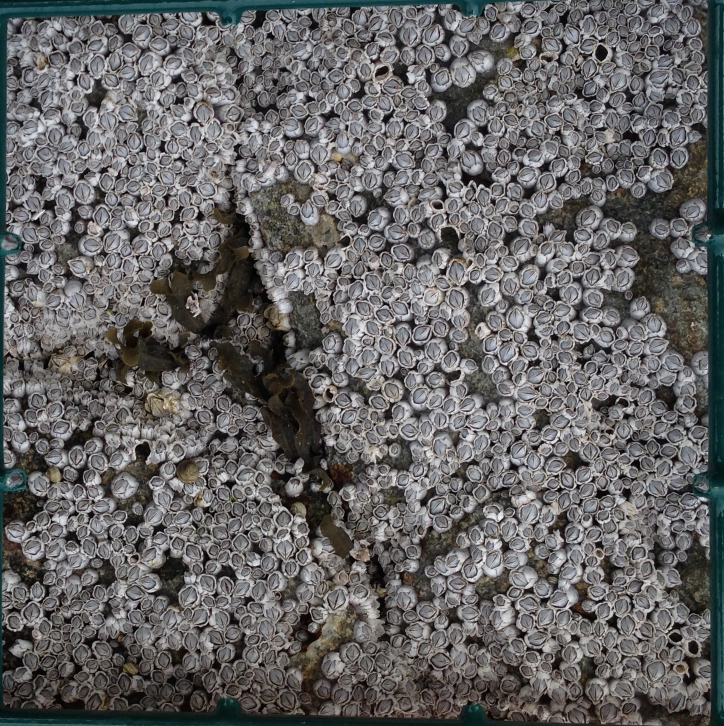
#> input picture sota/data/img1_cropped.png, 1448 x 1452 px, given in place of img1.png, which was not available (shown at 1/2 size)
$ jupyter execute --allow-errors sota.ipynb   (shell and % lines are left out)   (text cells are left out)
#> lines starting #> are read from the running program, lines starting #| are printed output that depends on the picture; after the words box and inside, x2 and y2 are one past the last pixel; in counts of white or black regions, pixels touching at a corner belong together; pictures that were not available may be replaced by others from this repository, and a replacement may not be noted
#> further down, image is the input picture: shape (1452, 1448, 4); mean B, G, R, A 100.3, 100.2, 101.3, 255
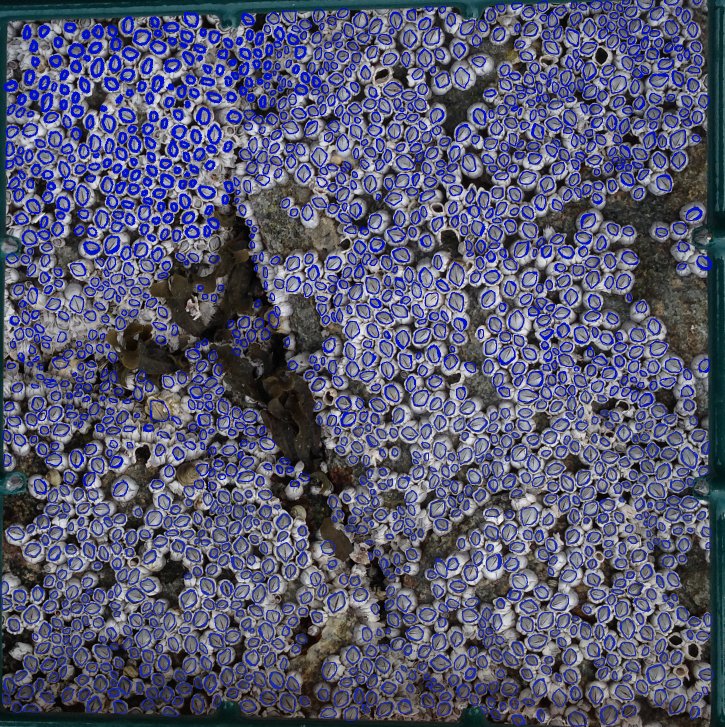
#> input picture sota/data/img1_masked.png, 1449 x 1453 px, given in place of mask1.png, which was not available (shown at 1/2 size)
#> `mask = cv2.imread(path1, cv2.IMREAD_GRAYSCALE)`:
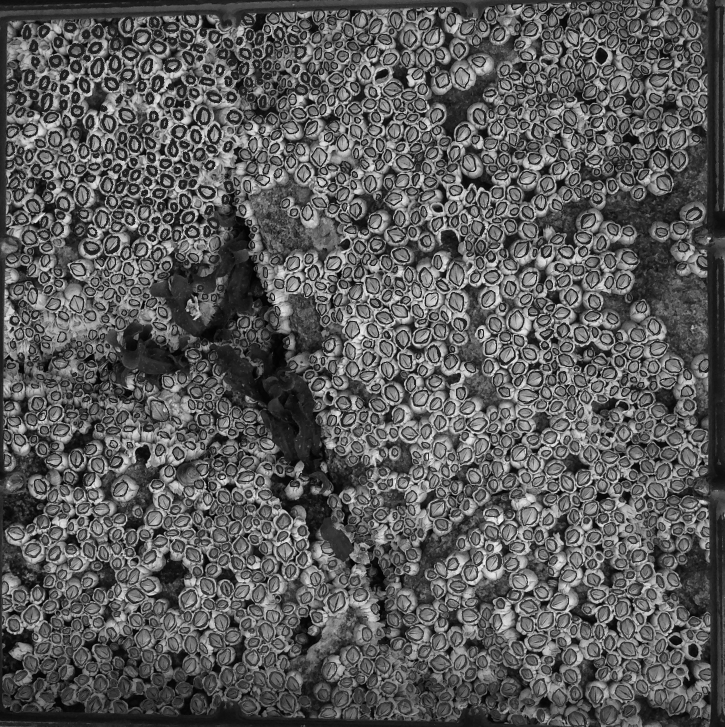
#> mask: shape (1453, 1449) (shown at 1/2 size); min 0, max 252, mean 90.1
#> `mask = cv2.adaptiveThreshold(mask, 255, cv2.ADAPTIVE_THRESH_MEAN_C, cv..`:
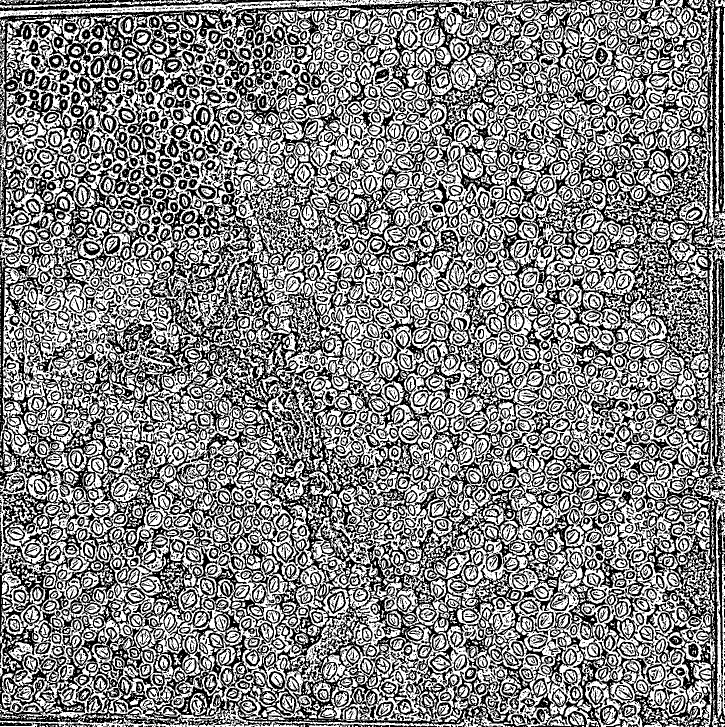
#> mask: shape (1453, 1449) (shown at 1/2 size); 52.1% white; 7330 black regions (5602 under 20 px), largest, box (x1, y1, x2, y2) and area: (0, 0, 1449, 1453) 559024, (0, 0, 1157, 598) 95263, (1072, 43, 1386, 298) 11745
#> `closed = cv2.morphologyEx(mask, cv2.MORPH_CLOSE, kernel, iterations=1)`:
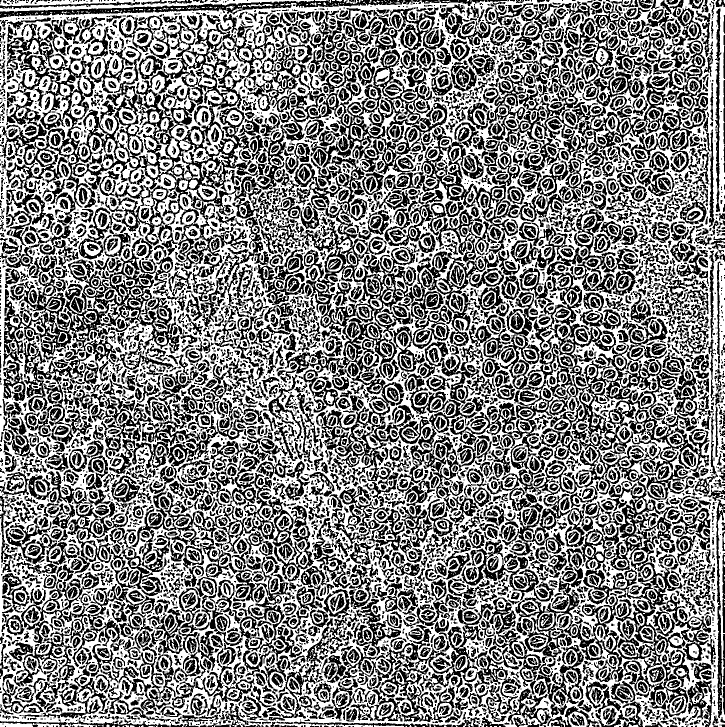
#> closed: shape (1453, 1449) (shown at 1/2 size); 50.6% white; 6839 black regions (2500 under 20 px), largest, box (x1, y1, x2, y2) and area: (967, 418, 1419, 945) 34682, (591, 432, 832, 963) 22021, (238, 45, 516, 435) 21293
#> `mask = cv2.bitwise_or(closed, floodfilled_inv)`:
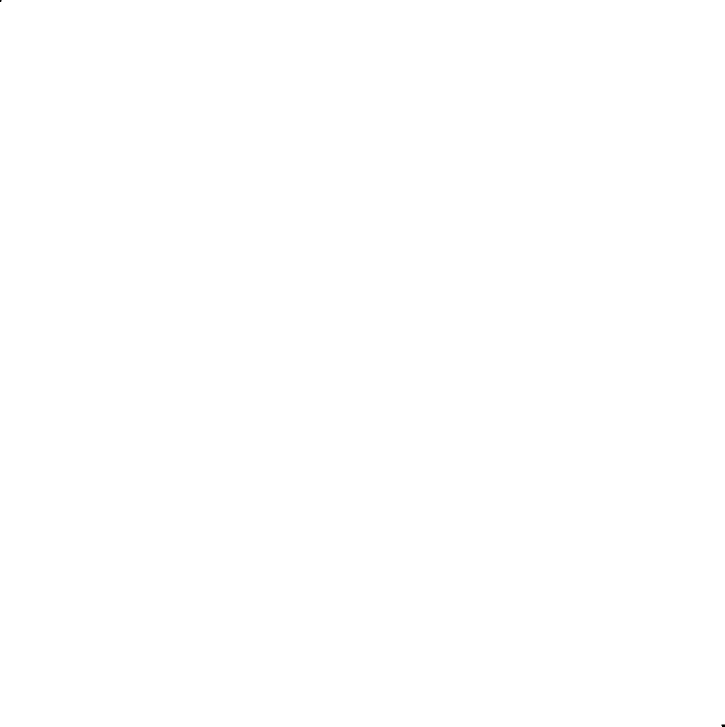
#> mask: shape (1453, 1449) (shown at 1/2 size); 100% white; 2 black regions (1 under 20 px), largest, box (x1, y1, x2, y2) and area: (1443, 1449, 1449, 1453) 23
#> the loop `for top in range(0, height - TILE_SIZE + 1, OVERLAP):` made 8 passes
#> pass 1, `cv2.imwrite(os.path.join('tiles/', f"tile_{i}_{j}.png"), tile0)`:
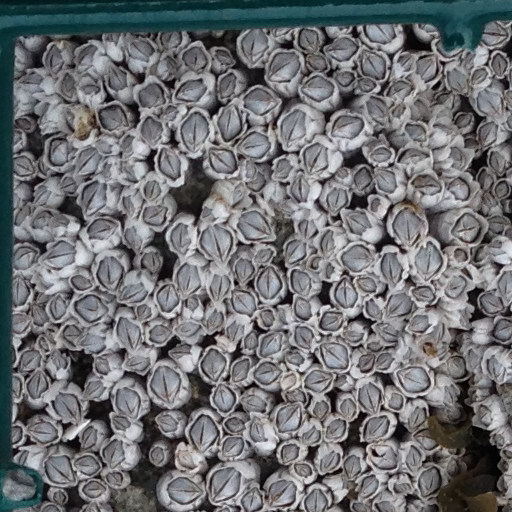
#> saved as tile_1_0.png: shape (512, 512, 4); mean B, G, R, A 115.8, 112.9, 111.3, 255
#> pass 1, `imsave(f'tiles/tile_{i}_{j}_masks.tif', labeled_tile.astype(np.uint16))`:
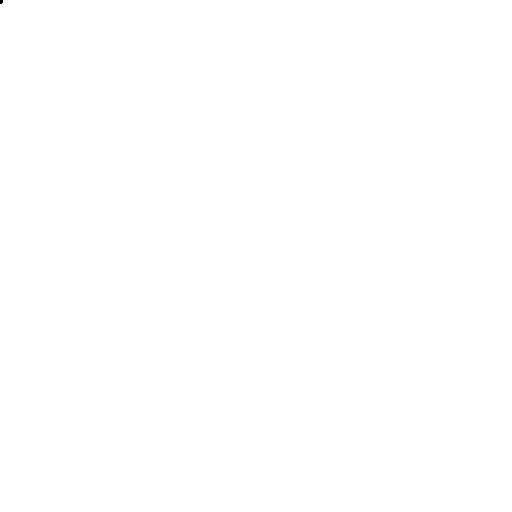
#> saved as tile_1_0_masks.tif: shape (512, 512) uint16; values 0 (black) and 1 (white), 100% white; 1 black region (1 under 20 px)
#> pass 1, `cv2.imwrite(os.path.join('tiles/', f"tile_{i}_{j}.png"), tile0)`:
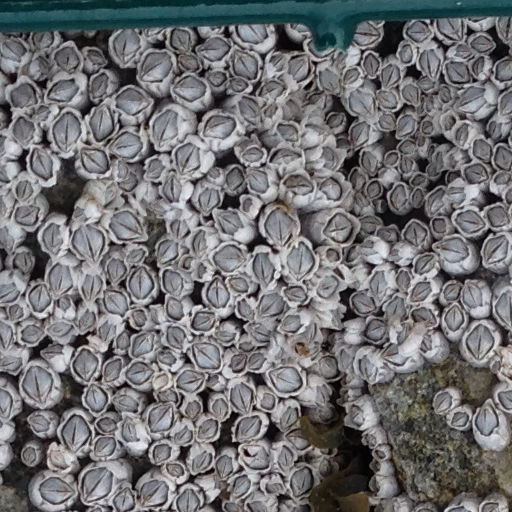
#> saved as tile_1_1.png: shape (512, 512, 4); mean B, G, R, A 115.3, 113.2, 113, 255
#> after the loop `for top in range(0, height - TILE_SIZE + 1, OVERLAP):`: labeled_tile: shape (512, 512) int32; every value is 1
#> after the loop `for top in range(0, height - TILE_SIZE + 1, OVERLAP):`: j = 64
[cell 1]
# !pip install cellpose scikit-image

[cell 2]

import os
import cv2
import numpy as np
import matplotlib.pyplot as plt

from skimage import io as skio
from skimage.color import rgb2gray
from skimage.measure import label
from sklearn.metrics import jaccard_score
from skimage.io import imsave

from scipy.ndimage import label


TILE_SIZE, OVERLAP = 512, 128 # 512x512 tiles

#> (the rest of this cell did not finish here and is left out)

[cell 3]
# !mv -r mtiles tiles

[cell 4]
from cellpose import io, models, train, plot

io.logger_setup()
#> (this line was passed over: cellpose is not available in this run)
